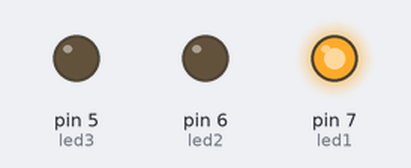
Simulated run of this sketch. Board: Arduino Uno, built with avr-gcc and run on an emulated ATmega328P. Shown: output pins drawn as LEDs (lit = HIGH).

Above: at 0.5 s.
At 1.5 s:
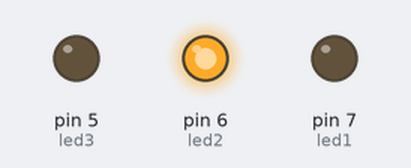
At 5.5 s:
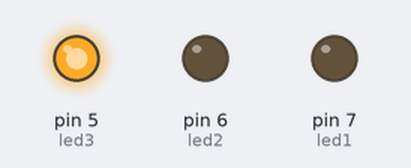
Timing chart, 0 to 6.9 s (numbered marks = the images above):
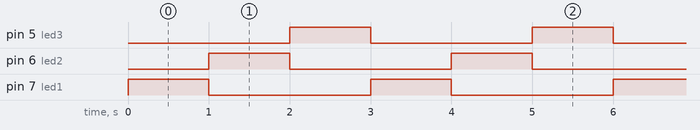

The sketch:

LEDX3.ino
```cpp
int led1=7;
int led2=6;
int led3=5;
void setup(){
pinMode(led1,OUTPUT);
pinMode(led2,OUTPUT);
pinMode(led3,OUTPUT);
}
void loop(){
digitalWrite(led1,HIGH);
delay(1000);
digitalWrite(led1,LOW);
digitalWrite(led2,HIGH);
delay(1000);
digitalWrite(led2,LOW);
digitalWrite(led3,HIGH);
delay(1000);
digitalWrite(led3,LOW);
}
```

Measured:
- by itself, pin 5 (led3), pin 6 (led2), pin 7 (led1): alternates HIGH for 1.0 s and LOW for 2.0 s
- by itself, everything shown: repeats every 3.0 s, in 4 steps
